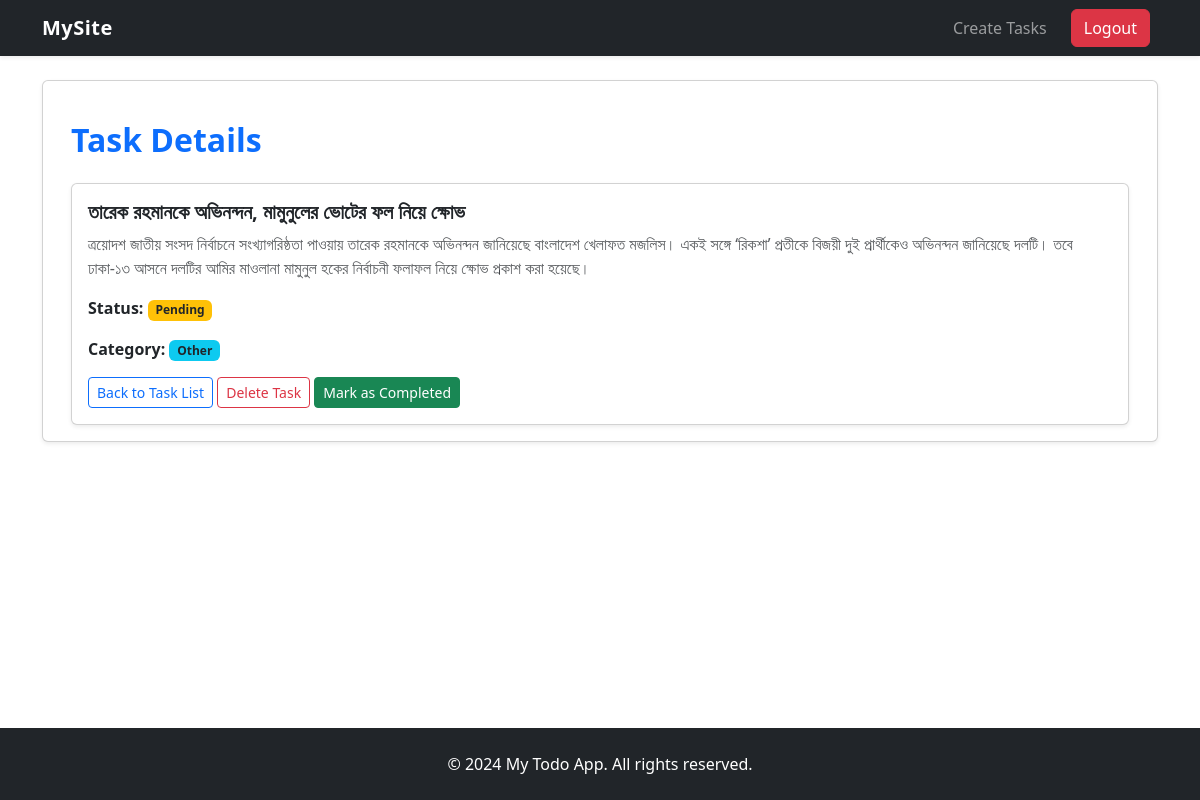
Page /task/11/ (signed in) on the committed database.
### todo/models.py (models this page shows, shortened)
class Task(models.Model):
    title=models.CharField(max_length=100)
    description=models.TextField()
    due_date=models.DateField()
    due_time=models.TimeField()
    status=models.CharField(max_length=10,choices=STUTAS,default='pending')
    category=models.CharField(max_length=10,choices=CATAGORY)
    is_completed=models.BooleanField(default=False)
    user=models.ForeignKey(User,on_delete=models.CASCADE)

### todo/views.py (the view)
# urls.py: path('task/<int:task_id>/',views.task_detail,name='task_detail'),
@login_required
def task_detail(request,task_id):
    task=get_object_or_404(Task,id=task_id,user=request.user)
    return render(request,'task_detail.html',{'task':task})

### todo/templates/task_detail.html
{% extends 'base.html' %}
{% load static %}
{% block content %}
<div class="container mt-4">
    <h2 class="mb-4 text-primary fw-bold">Task Details</h2>
    <div class="card shadow-sm">
        <div class="card-body">
            <h5 class="card-title fw-semibold">
                {{ task.title }}
            </h5>
            <p class="card-text text-muted">
                {{ task.description }}
            </p>
            <p class="card-text">
                <strong>Status:</strong>
                {% if task.completed %}
                    <span class="badge bg-success">Completed</span>
                {% else %}
                    <span class="badge bg-warning text-dark">Pending</span>
                {% endif %}
            </p>
            <p class="card-text">
                <strong>Category:</strong>
                {% if task.category == 'work' %}
                    <span class="badge bg-primary">Work</span>
                {% elif task.category == 'personal' %}
                    <span class="badge bg-secondary">Personal</span>
                {% else %}
                    <span class="badge bg-info text-dark">Other</span>
                {% endif %}
            </p>
            <div class="mt-3">
                <a href="{% url 'task_list' %}"
                   class="btn btn-sm btn-outline-primary">
                  Back to Task List
                </a>
                <a href="{% url 'task_delete' task.id %}"
                   class="btn btn-sm btn-outline-danger">
                   Delete Task
                </a>
                {% if not task.completed %}
                <a href="{% url 'task_mark_complete' task.id %}"
                   class="btn btn-sm btn-success">
                   Mark as Completed
                </a>
                {% endif %}
            </div>
        </div>
    </div>
</div>
{% endblock %}

### rows in the picture
Task: title "তারেক রহমানকে অভিনন্দন, মামুনুলের ভোটের ফল নিয়ে ক্ষোভ", description "ত্রয়োদশ জাতীয় সংসদ নির্বাচনে সংখ্যাগরিষ্ঠতা পাওয়ায় তারেক রহমানকে অভিনন্দন জানিয়েছে বাংলাদেশ খেলাফত মজলিস। একই সঙ্গে ‘রিকশা’ প্রতীকে বিজয়ী দুই প্রার্থীকেও অভিনন্দন জানিয়েছে দলটি। তবে ঢাকা-১৩ আসনে দলটির আমির মাওলানা মামুনুল হকের নির্বাচনী ফলাফল নিয়ে ক্ষোভ প্রকাশ করা হয়েছে।"
